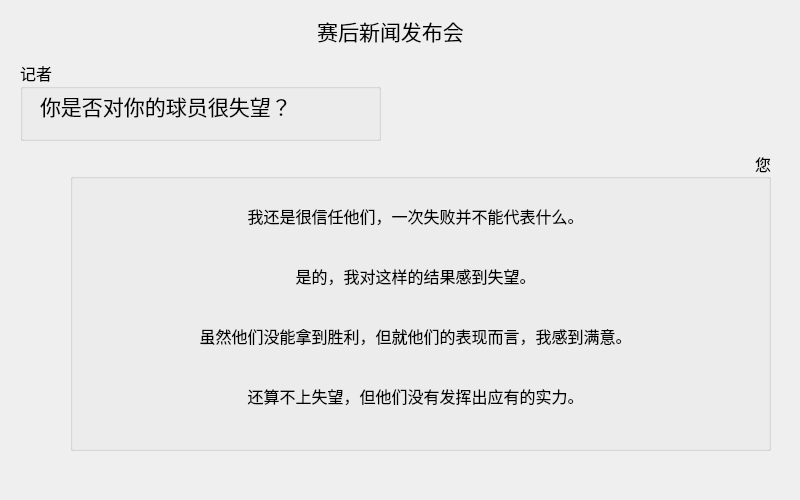
<?xml version="1.0" encoding="UTF-8"?>
<ui version="4.0">
 <class>afterGameFailDialog_2</class>
 <widget class="QDialog" name="afterGameFailDialog_2">
  <property name="geometry">
   <rect>
    <x>0</x>
    <y>0</y>
    <width>800</width>
    <height>500</height>
   </rect>
  </property>
  <property name="windowTitle">
   <string>Dialog</string>
  </property>
  <widget class="QLabel" name="label">
   <property name="geometry">
    <rect>
     <x>180</x>
     <y>10</y>
     <width>421</width>
     <height>41</height>
    </rect>
   </property>
   <property name="font">
    <font>
     <family>等线</family>
     <pointsize>16</pointsize>
    </font>
   </property>
   <property name="text">
    <string>赛后新闻发布会</string>
   </property>
   <property name="alignment">
    <set>Qt::AlignCenter</set>
   </property>
  </widget>
  <widget class="QGroupBox" name="groupBox">
   <property name="geometry">
    <rect>
     <x>20</x>
     <y>60</y>
     <width>361</width>
     <height>81</height>
    </rect>
   </property>
   <property name="font">
    <font>
     <family>等线</family>
     <pointsize>12</pointsize>
    </font>
   </property>
   <property name="title">
    <string>记者</string>
   </property>
   <widget class="QLabel" name="label_2">
    <property name="geometry">
     <rect>
      <x>20</x>
      <y>30</y>
      <width>331</width>
      <height>31</height>
     </rect>
    </property>
    <property name="font">
     <font>
      <family>楷体</family>
      <pointsize>16</pointsize>
     </font>
    </property>
    <property name="text">
     <string>你是否对你的球员很失望？</string>
    </property>
   </widget>
  </widget>
  <widget class="QGroupBox" name="groupBox_2">
   <property name="geometry">
    <rect>
     <x>70</x>
     <y>150</y>
     <width>701</width>
     <height>301</height>
    </rect>
   </property>
   <property name="font">
    <font>
     <family>等线</family>
     <pointsize>12</pointsize>
    </font>
   </property>
   <property name="title">
    <string>您</string>
   </property>
   <property name="alignment">
    <set>Qt::AlignRight|Qt::AlignTrailing|Qt::AlignVCenter</set>
   </property>
   <widget class="QToolButton" name="toolButton">
    <property name="geometry">
     <rect>
      <x>50</x>
      <y>40</y>
      <width>591</width>
      <height>51</height>
     </rect>
    </property>
    <property name="font">
     <font>
      <family>楷体</family>
     </font>
    </property>
    <property name="text">
     <string>我还是很信任他们，一次失败并不能代表什么。</string>
    </property>
    <property name="autoRaise">
     <bool>true</bool>
    </property>
   </widget>
   <widget class="QToolButton" name="toolButton_2">
    <property name="geometry">
     <rect>
      <x>50</x>
      <y>100</y>
      <width>591</width>
      <height>51</height>
     </rect>
    </property>
    <property name="font">
     <font>
      <family>楷体</family>
     </font>
    </property>
    <property name="text">
     <string>是的，我对这样的结果感到失望。</string>
    </property>
    <property name="autoRaise">
     <bool>true</bool>
    </property>
   </widget>
   <widget class="QToolButton" name="toolButton_3">
    <property name="geometry">
     <rect>
      <x>50</x>
      <y>160</y>
      <width>591</width>
      <height>51</height>
     </rect>
    </property>
    <property name="font">
     <font>
      <family>楷体</family>
     </font>
    </property>
    <property name="text">
     <string>虽然他们没能拿到胜利，但就他们的表现而言，我感到满意。</string>
    </property>
    <property name="autoRaise">
     <bool>true</bool>
    </property>
   </widget>
   <widget class="QToolButton" name="toolButton_4">
    <property name="geometry">
     <rect>
      <x>50</x>
      <y>220</y>
      <width>591</width>
      <height>51</height>
     </rect>
    </property>
    <property name="font">
     <font>
      <family>楷体</family>
     </font>
    </property>
    <property name="text">
     <string>还算不上失望，但他们没有发挥出应有的实力。</string>
    </property>
    <property name="autoRaise">
     <bool>true</bool>
    </property>
   </widget>
  </widget>
 </widget>
 <resources/>
 <connections/>
</ui>
